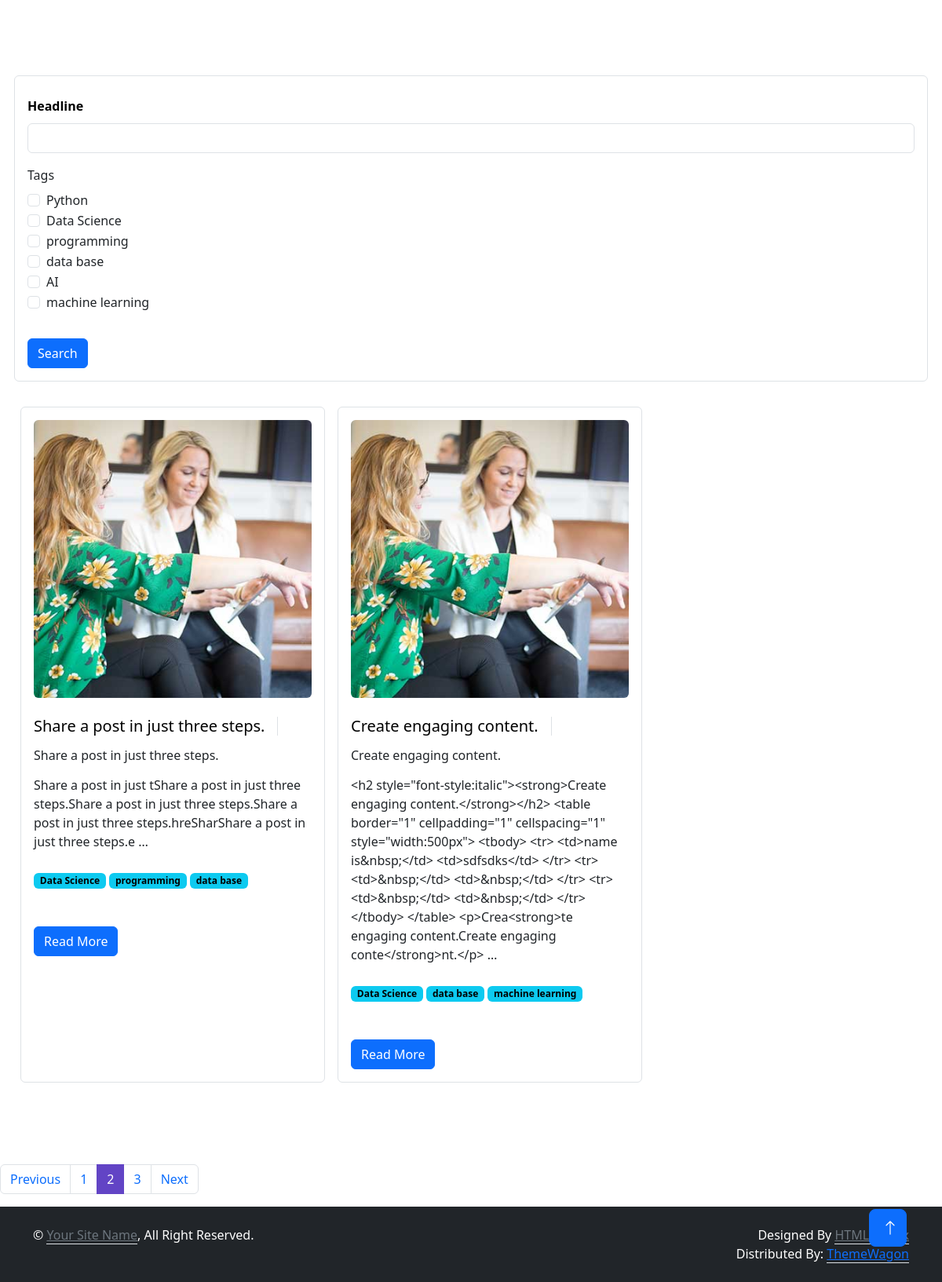
/blog/postlist/?page=2, run on the app's committed database.
### blog/models.py (models this page shows, shortened)
class Post(models.Model):
    headline = models.CharField(max_length=200)
    sub_headline = models.CharField(max_length=200, null=True, blank=True)
    thumbnail = models.ImageField(null=True, blank=True, upload_to='blog/images', default='img.png')
    body = RichTextUploadingField(null=True, blank=True)
    created_at = models.DateTimeField(auto_now=True)
    active = models.BooleanField(default=False)
    featured = models.BooleanField(default=False)
    tags = models.ManyToManyField(Tags, blank=True)
    slug = models.SlugField(blank=True, null=True)

class Tags(models.Model):
    name = models.CharField(max_length=200)
    def __str__(self) -> str:
        return self.name

### blog/views.py (the view)
# urls.py: path('postlist/', views.postlist, name='postlist'),
def postlist(request):
    posts = Post.objects.all()
    filterobj = PostFilter(request.GET, queryset = posts)
    posts = filterobj.qs
    page = request.GET.get('page', 1)
    PostPaginator = Paginator(posts, POSTS_PER_PAGE)
    try:
        posts = PostPaginator.page(page)
    except PageNotAnInteger:
        posts = PostPaginator.page(1)
    except EmptyPage:
        posts = PostPaginator.page(PostPaginator.num_pages)
    context = {
        'posts' : posts,
        'filterobj' : filterobj,
        'paginator' : PostPaginator,
        'IsPaginated' : True,
    }
    return render(request, 'post_list.html', context)

### templates/post_list.html (shortened to what this page needs)
{% extends 'base.html' %}
{% load static %}
{% load crispy_forms_tags %}
{% block content %}
<link href="https://cdn.jsdelivr.net/npm/bootstrap@5.3.1/dist/css/bootstrap.min.css" rel="stylesheet">
<div class="container-xxl py-6" id="about">
    <div class="container">
        <div class="row g-5">
        <div class="border rounded p-3 mb-4">
            <form action="" method="GET" id="searchForm">
                {{filterobj.form|crispy}}
            <button type="submit" class="btn btn-primary mt-3">Search</button>
            </form>
        </div>
            {% for post in posts %}
            <div class="col-lg-4 wow fadeInUp border p-3 m-2 rounded" data-wow-delay="0.5s">
                <div class="row g-3 mb-4">
                    <div class="col-sm-12">
                        <img class="img-fluid rounded"
                            src="{% static 'img/about-2.jpg' %}" alt>
                    </div>
                </div>
                <div class="d-flex align-items-center mb-3">
                    <a style="text-decoration: none; color:black;" href="{% url 'post' post.slug %}"><h5 class="border-end pe-3 me-3 mb-0">{{post.headline}}</h5></a>
                </div>
                <div class="d-flex align-items-center mb-3">
                    <h6 class=" pe-3 me-3 mb-0">{{post.sub_headline}}</h6>
                </div>
                <p class="mb-4">{{post.body|truncatewords:30}}</p>
                    {% for tag in post.tags.all %}
                    <span class="badge text-bg-info">{{tag.name}}</span>
                    {% endfor %}
                    <div class="d-flex align-items-center pt-5">
                        <a href ="{% url 'post' post.slug %}" class="btn btn-primary ">Read More</a>
                    </div>
            </div>
            {% endfor %}
        </div>
    </div>
</div>
{% if IsPaginated %}
<div class="center">
    <nav aria-label="...">
        <ul class="pagination">
            {% if posts.has_previous %}
            <li class="page-item">
              <a class="page-link" data-page = "{{posts.previous_page_number}}" href="?page={{posts.previous_page_number}}" >Previous</a>
            </li>
            {% endif %}
          {% for i in posts.paginator.page_range %}
            {% if posts.number == i %}
                <li class="page-item active" aria-current="page">
                    <a class="page-link" data-page="{{i}}" href="?page={{i}}">{{i}}</a>
                </li>
            {% else %}
                <li class="page-item " aria-current="page">
                    <a class="page-link" data-page="{{i}}" href="?page={{i}}">{{i}}</a>
                </li>
            {% endif %}
          {% endfor %}
          {% if posts.has_next %}
          <li class="page-item">
            <a class="page-link" data-page="{{posts.next_page_number}}" href="?page={{posts.next_page_number}}" >Next</a>
          </li>
          {% endif %}
        </ul>
      </nav>
</div>
{% endif %}
{% endblock %}

### static/css/style.css (style rules this page uses)
:root { --primary: #6244C5; --secondary: #FFC448; --light: #FAFAFB; --dark: #12141D; }
.py-6 { padding-top: 6rem; padding-bottom: 6rem; }
.btn { font-weight: 500; transition: .5s; }
.btn.btn-primary, .btn.btn-secondary { color: #FFFFFF; }

### templates/post_list.html (style rules this page uses)
#div_id_headline > label { color: rgb(0, 0, 0); font-weight: bold; font-size: 15; margin: 10px 0px; }

### data on the page
Post: headline "Share a post in just three steps.", sub_headline "Share a post in just three steps.", body "Share a post in just tShare a post in just three steps.Share a post in just three steps.Share a post in just three steps.hreSharShare a post in just three steps.e …"
Tags: name "Data Science"
Tags: name "programming"
Tags: name "data base"
Post: headline "Create engaging content.", sub_headline "Create engaging content.", body "<h2 style=\"font-style:italic\"><strong>Create engaging content.</strong></h2> <table border=\"1\" cellpadding=\"1\" cellspacing=\"1\" style=\"width:500px\"> <tbody> <tr> <td>name is&nbsp;</td> <td>sdfsdks</td> </tr> <tr> <td>&nbsp;</td> <td>&nbsp;</td> </tr> <tr> <td>&nbsp;</td> <td>&nbsp;</td> </tr> </tbody> </table> <p>Crea<strong>te engaging content.Create engaging conte</strong>nt.</p> …"
Tags: name "machine learning"

### other printed values
{{ i }} "1" "3"
{{ i }} "2"
